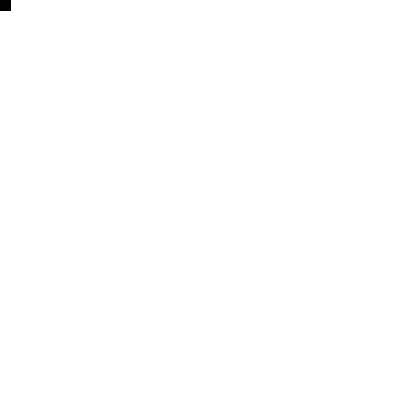
Frame 1 (no input)
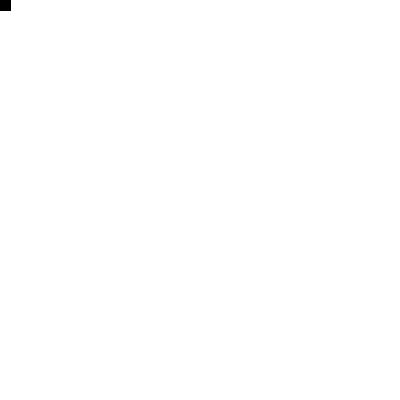
Frame 60 (the mouse pressed at the canvas centre just before this capture)
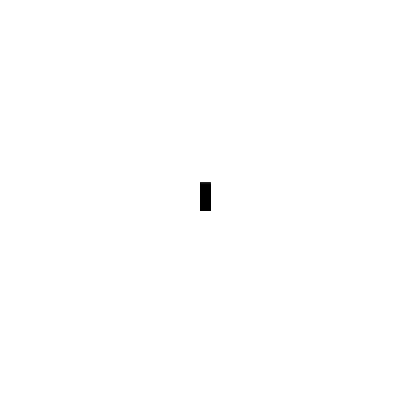
Frame 120 (the mouse held since frame 60 and released just before this capture)

The Processing sketch that drew these frames (run headless with seeded random() and noise(); from frame 60 on, the mouse is pressed at the canvas centre):

// Processing sketch: particle_system
// ── particle_system.pde
ParticleSystem ps = new ParticleSystem();
PVector gravityN = new PVector(0, -0.01);

void setup() {
  size(400, 400);
}

void draw() {
  background(255);
  ps.addParticle();
  ps.run();
}
// ── Particle.pde
class Particle{
  PVector velocity;
  PVector acceleration;
  PVector location;
  int lifespan;

  Particle(float Locx, float Locy){
    velocity = new PVector();
    acceleration = new PVector();
    location = new PVector(Locx, Locy);
    lifespan = 255;
  }

  void update(){
    velocity.add(acceleration);
    location.add(velocity);
    lifespan -= 2;
    acceleration.mult(0);
  }

  void display(){
    stroke(0,lifespan);
    fill(0,lifespan);
    rect(location.x,location.y,10,10);
  }

  void applyForce(PVector f){
    acceleration.add(f);
  }

  void run(){
    update();
    display();
  }
  
  boolean isDead(){
    if(lifespan < 0){
      return true;
    } else {
      return false;
    }
  }
}
// ── ParticleSystem.pde
class ParticleSystem{
  ArrayList<Particle> plist;
  
  ParticleSystem(){
    plist = new ArrayList<Particle>();
  }
  
  void addParticle(){
    plist.add(new Particle(mouseX, mouseY));
  }
  
  void run(){
    for (int index = 0; index < plist.size(); index++) {
    Particle p = plist.get(index);
    p.run();
    p.applyForce(gravityN);
    if (p.isDead()) {
      println("rest in particles");
      plist.remove(index);
    }
  }
  }
}
